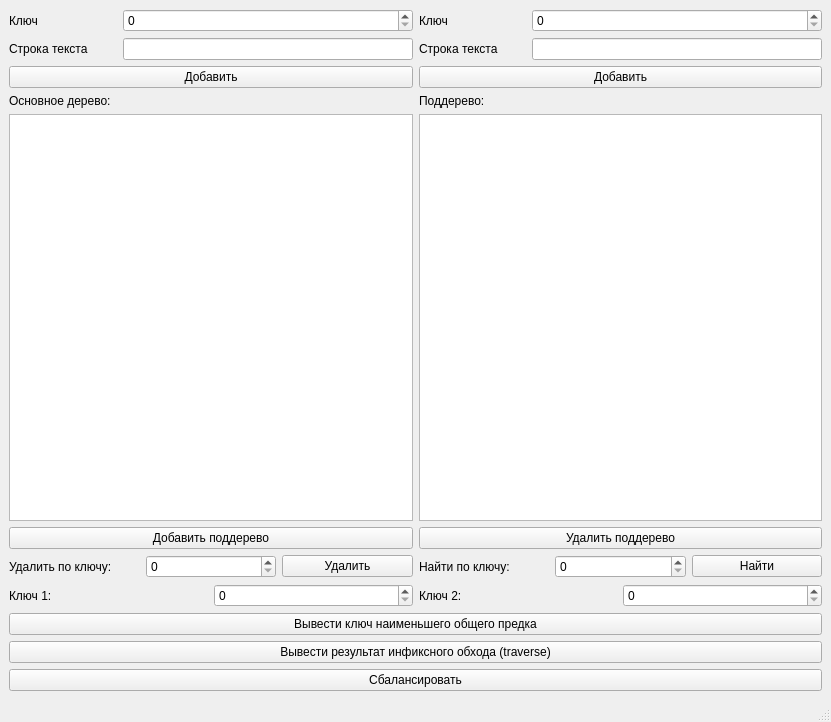
<?xml version="1.0" encoding="UTF-8"?>
<ui version="4.0">
 <class>MainWindow</class>
 <widget class="QMainWindow" name="MainWindow">
  <property name="geometry">
   <rect>
    <x>0</x>
    <y>0</y>
    <width>831</width>
    <height>722</height>
   </rect>
  </property>
  <property name="windowTitle">
   <string>MainWindow</string>
  </property>
  <property name="styleSheet">
   <string/>
  </property>
  <widget class="QWidget" name="centralwidget">
   <layout class="QGridLayout" name="gridLayout_5">
    <item row="0" column="0">
     <layout class="QGridLayout" name="gridLayout_4">
      <item row="1" column="0">
       <layout class="QGridLayout" name="gridLayout_3">
        <item row="0" column="0">
         <widget class="QLabel" name="label_4">
          <property name="text">
           <string>Основное дерево:</string>
          </property>
         </widget>
        </item>
        <item row="0" column="1">
         <widget class="QLabel" name="label">
          <property name="text">
           <string>Поддерево:</string>
          </property>
         </widget>
        </item>
        <item row="1" column="0">
         <widget class="QTreeView" name="treeView"/>
        </item>
        <item row="1" column="1">
         <widget class="QTreeView" name="treeView_2"/>
        </item>
       </layout>
      </item>
      <item row="0" column="0">
       <layout class="QGridLayout" name="gridLayout_2">
        <item row="0" column="0">
         <layout class="QGridLayout" name="gridLayout">
          <item row="0" column="0">
           <layout class="QHBoxLayout" name="horizontalLayout">
            <item>
             <widget class="QLabel" name="lbl_key">
              <property name="text">
               <string>Ключ</string>
              </property>
             </widget>
            </item>
            <item>
             <widget class="QSpinBox" name="spb_val">
              <property name="minimumSize">
               <size>
                <width>290</width>
                <height>0</height>
               </size>
              </property>
             </widget>
            </item>
           </layout>
          </item>
          <item row="1" column="0">
           <layout class="QHBoxLayout" name="horizontalLayout_2">
            <item>
             <widget class="QLabel" name="lbl_value">
              <property name="text">
               <string>Строка текста</string>
              </property>
             </widget>
            </item>
            <item>
             <widget class="QLineEdit" name="lineEditText">
              <property name="minimumSize">
               <size>
                <width>290</width>
                <height>0</height>
               </size>
              </property>
              <property name="maximumSize">
               <size>
                <width>290</width>
                <height>16777215</height>
               </size>
              </property>
             </widget>
            </item>
           </layout>
          </item>
          <item row="2" column="0">
           <widget class="QPushButton" name="bnt_add_item">
            <property name="text">
             <string>Добавить</string>
            </property>
           </widget>
          </item>
         </layout>
        </item>
        <item row="0" column="1">
         <layout class="QVBoxLayout" name="verticalLayout_2">
          <item>
           <layout class="QHBoxLayout" name="horizontalLayout_5">
            <item>
             <widget class="QLabel" name="lbl_key_2">
              <property name="text">
               <string>Ключ</string>
              </property>
             </widget>
            </item>
            <item>
             <widget class="QSpinBox" name="spb_val_2">
              <property name="minimumSize">
               <size>
                <width>290</width>
                <height>0</height>
               </size>
              </property>
             </widget>
            </item>
           </layout>
          </item>
          <item>
           <layout class="QHBoxLayout" name="horizontalLayout_6">
            <item>
             <widget class="QLabel" name="lbl_value_2">
              <property name="text">
               <string>Строка текста</string>
              </property>
             </widget>
            </item>
            <item>
             <widget class="QLineEdit" name="lineEditText_2">
              <property name="maximumSize">
               <size>
                <width>290</width>
                <height>16777215</height>
               </size>
              </property>
             </widget>
            </item>
           </layout>
          </item>
          <item>
           <widget class="QPushButton" name="bnt_add_item_2">
            <property name="text">
             <string>Добавить</string>
            </property>
           </widget>
          </item>
         </layout>
        </item>
       </layout>
      </item>
      <item row="2" column="0">
       <layout class="QVBoxLayout" name="verticalLayout_6">
        <item>
         <layout class="QHBoxLayout" name="horizontalLayout_8">
          <item>
           <layout class="QVBoxLayout" name="verticalLayout_5">
            <item>
             <widget class="QPushButton" name="bnt_add_subtree">
              <property name="text">
               <string>Добавить поддерево</string>
              </property>
             </widget>
            </item>
            <item>
             <layout class="QHBoxLayout" name="horizontalLayout_3">
              <item>
               <widget class="QLabel" name="lbl_del">
                <property name="text">
                 <string>Удалить по ключу:</string>
                </property>
               </widget>
              </item>
              <item>
               <widget class="QSpinBox" name="spb_delValue"/>
              </item>
              <item>
               <widget class="QPushButton" name="bnt_remove">
                <property name="text">
                 <string>Удалить</string>
                </property>
               </widget>
              </item>
             </layout>
            </item>
           </layout>
          </item>
          <item>
           <layout class="QVBoxLayout" name="verticalLayout_4">
            <item>
             <widget class="QPushButton" name="bnt_remove_subtree">
              <property name="text">
               <string>Удалить поддерево</string>
              </property>
             </widget>
            </item>
            <item>
             <layout class="QHBoxLayout" name="horizontalLayout_4">
              <item>
               <widget class="QLabel" name="lbl_find">
                <property name="text">
                 <string>Найти по ключу:</string>
                </property>
               </widget>
              </item>
              <item>
               <widget class="QSpinBox" name="spb_findValue"/>
              </item>
              <item>
               <widget class="QPushButton" name="bnt_search">
                <property name="text">
                 <string>Найти</string>
                </property>
               </widget>
              </item>
             </layout>
            </item>
           </layout>
          </item>
         </layout>
        </item>
        <item>
         <layout class="QVBoxLayout" name="verticalLayout_3">
          <item>
           <layout class="QHBoxLayout" name="horizontalLayout_7">
            <item>
             <widget class="QLabel" name="label_2">
              <property name="text">
               <string>Ключ 1:</string>
              </property>
             </widget>
            </item>
            <item>
             <widget class="QSpinBox" name="el_1">
              <property name="minimumSize">
               <size>
                <width>0</width>
                <height>0</height>
               </size>
              </property>
              <property name="maximumSize">
               <size>
                <width>12515215</width>
                <height>16777215</height>
               </size>
              </property>
             </widget>
            </item>
            <item>
             <widget class="QLabel" name="label_3">
              <property name="text">
               <string>Ключ 2:</string>
              </property>
             </widget>
            </item>
            <item>
             <widget class="QSpinBox" name="el_2">
              <property name="minimumSize">
               <size>
                <width>0</width>
                <height>0</height>
               </size>
              </property>
              <property name="maximumSize">
               <size>
                <width>1251255</width>
                <height>215125</height>
               </size>
              </property>
             </widget>
            </item>
           </layout>
          </item>
          <item>
           <layout class="QVBoxLayout" name="verticalLayout">
            <item>
             <widget class="QPushButton" name="bnt_cnt_of_list">
              <property name="text">
               <string>Вывести ключ наименьшего общего предка</string>
              </property>
             </widget>
            </item>
            <item>
             <widget class="QPushButton" name="bnt_in">
              <property name="text">
               <string>Вывести результат инфиксного обхода (traverse)</string>
              </property>
             </widget>
            </item>
            <item>
             <widget class="QPushButton" name="pushButton_balance">
              <property name="text">
               <string>Сбалансировать</string>
              </property>
             </widget>
            </item>
           </layout>
          </item>
         </layout>
        </item>
       </layout>
      </item>
     </layout>
    </item>
   </layout>
  </widget>
  <widget class="QMenuBar" name="menubar">
   <property name="geometry">
    <rect>
     <x>0</x>
     <y>0</y>
     <width>831</width>
     <height>23</height>
    </rect>
   </property>
  </widget>
  <widget class="QStatusBar" name="statusbar"/>
 </widget>
 <resources/>
 <connections/>
</ui>
